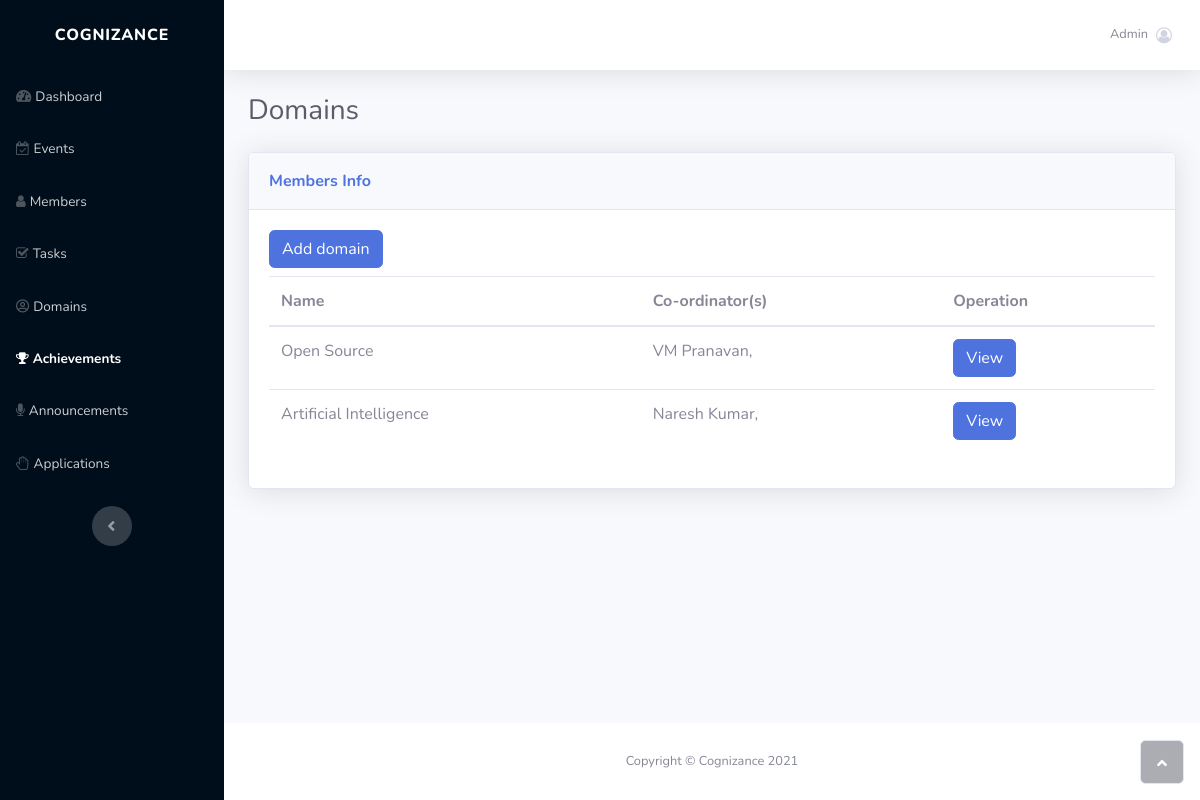
The app's page /domains/ with its own data.
### panel/models.py (models this page shows, shortened)
class Domain(models.Model):
    name = models.CharField(max_length=50, primary_key=True, default='')
    coordinators = models.ManyToManyField(Member, related_name='coordinators')
    mentors = models.ManyToManyField(Member, related_name='mentors')

class Member(models.Model):
    years = (
        ('I year', 'I year'),
        ('II year', 'II year'),
        ('III year', 'III year'),
        ('IV year', 'IV year'),
    )
    first_name = models.CharField(max_length=100, null=True)
    last_name = models.CharField(max_length=100, null=True)
    academic_year = models.CharField(choices=years, max_length=100, null=True)
    discord_id = models.CharField(max_length=50, null=True)
    github_username = models.CharField(max_length=200, primary_key=True, default='')
    department = models.ForeignKey(Department, on_delete=models.CASCADE)
    email = models.EmailField(null=True)
    join_date = models.DateTimeField(auto_now_add=True)
    role = models.ForeignKey(Role, on_delete=models.CASCADE)
    positions = models.ManyToManyField(Position)
    phone = models.CharField(max_length=200, null=True)

### panel/views.py (the view)
# urls.py: path('domains/', domains, name='domains'),
def domains(request):
    domains = Domain.objects.all()
    data = {
        'domains': domains
    }
    return render(request, 'panel/domains.html', data)

### panel/templates/panel/domains.html (shortened to what this page needs)
{% load static %}
<!DOCTYPE html>
<html>
<head>
    <link rel="stylesheet" href="{% static 'bootstrap/css/bootstrap.min.css' %}">
    <link rel="stylesheet" href="https://use.fontawesome.com/releases/v5.12.0/css/all.css">
    <link rel="stylesheet" href="https://cdnjs.cloudflare.com/ajax/libs/font-awesome/4.7.0/css/font-awesome.min.css">
    <link rel="stylesheet" href="https://cdnjs.cloudflare.com/ajax/libs/ionicons/2.0.1/css/ionicons.min.css">
    <link rel="stylesheet" href="{% static 'fonts/fontawesome5-overrides.min.css' %}">
</head>
<body id="page-top">
    <div id="wrapper">
        <nav class="navbar navbar-dark align-items-start sidebar sidebar-dark accordion bg-gradient-primary p-0" style="background: #000d1a;">
            <div class="container-fluid d-flex flex-column p-0"><a class="navbar-brand d-flex justify-content-center align-items-center sidebar-brand m-0" href="#">
                    <div class="sidebar-brand-text mx-3"><span>cognizance</span></div>
                </a>
                <ul class="navbar-nav text-light" id="accordionSidebar">
                    <li class="nav-item"><a class="nav-link" href="/"><i class="fas fa-tachometer-alt"></i><span>Dashboard</span></a></li>
                    <li class="nav-item"><a class="nav-link" href="{% url 'events' %}"><i class="fa fa-calendar-check-o"></i><span>Events</span></a></li>
                    <li class="nav-item"><a class="nav-link" href="{% url 'members' %}"><i class="fa fa-user"></i><span>Members</span></a></li>
                    <li class="nav-item"><a class="nav-link" href="{% url 'tasks' %}"><i class="fa fa-check-square-o"></i><span>Tasks</span></a></li>
                    <li class="nav-item"><a class="nav-link" href="{% url 'domains' %}"><i class="far fa-user-circle"></i><span>Domains</span></a></li>
                    <li class="nav-item"><a class="nav-link active" href="{% url 'achievements' %}"><i class="fa fa-trophy"></i><span>Achievements</span></a></li>
                    <li class="nav-item"><a class="nav-link" href="{% url 'announcements' %}"><i class="fa fa-microphone"></i><span>Announcements</span></a></li>
                    <li class="nav-item"><a class="nav-link" href="{% url 'applications' %}"><i class="fa fa-hand-paper-o"></i><span>Applications</span></a></li>
                </ul>
                <div class="text-center d-none d-md-inline"><button class="btn rounded-circle border-0" id="sidebarToggle" type="button"></button></div>
            </div>
        </nav>
        <div class="d-flex flex-column" id="content-wrapper">
            <div id="content">
                <nav class="navbar navbar-light navbar-expand bg-white shadow mb-4 topbar static-top">
                    <div class="container-fluid"><button class="btn btn-link d-md-none rounded-circle mr-3" id="sidebarToggleTop" type="button"></button>
                        <ul class="navbar-nav flex-nowrap ml-auto">
                            <li class="nav-item dropdown no-arrow">
                                <div class="nav-item dropdown no-arrow"><a class="dropdown-toggle nav-link" aria-expanded="false" data-toggle="dropdown" href="#"><span class="d-none d-lg-inline mr-2 text-gray-600 small">Admin</span><i class="fa fa-user-circle-o"></i></a>
                                </div>
                            </li>
                        </ul>
                    </div>
                </nav>
                <div class="container-fluid">
                    <h3 class="text-dark mb-4">Domains</h3>
                    <div class="card shadow">
                        <div class="card-header py-3">
                            <p class="text-primary m-0 font-weight-bold">Members Info</p>
                        </div>
                        <div class="card-body"><button class="btn btn-primary" type="button">Add domain</button>
                            <div class="table-responsive table mt-2" id="dataTable" role="grid" aria-describedby="dataTable_info">
                                <table class="table my-0" id="dataTable">
                                    <thead>
                                        <tr>
                                            <th>Name</th>
                                            <th>Co-ordinator(s)</th>
                                            <th>Operation</th>
                                        </tr>
                                    </thead>
                                    <tbody>
                                        {% for domain in domains %}
                                            <tr>
                                                <td>{{domain.name}}</td>
                                                <td>
                                                {% for co in domain.coordinators.all %}
                                                {{co.first_name}} {{co.last_name}},
                                                {% endfor %}
                                                </td>
                                                <td><button class="btn btn-primary" type="button">View</button></td>
                                            </tr>
                                        {% endfor %}
                                    </tbody>
                                </table>
                            </div>
                        </div>
                    </div>
                </div>
            </div>
            <footer class="bg-white sticky-footer">
                <div class="container my-auto">
                    <div class="text-center my-auto copyright"><span>Copyright © Cognizance 2021</span></div>
                </div>
            </footer>
        </div><a class="border rounded d-inline scroll-to-top" href="#page-top"><i class="fas fa-angle-up"></i></a>
    </div>
</body>
</html>

### records on screen
Domain: name "Open Source"
Member: first_name "VM", last_name "Pranavan"
Domain: name "Artificial Intelligence"
Member: first_name "Naresh", last_name "Kumar"
